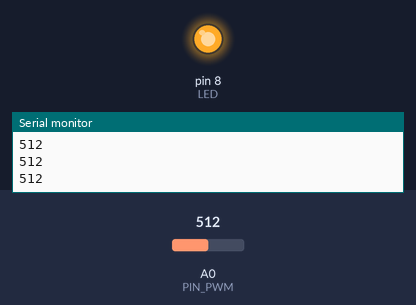
Simulated run of this sketch. Board: Arduino Uno, built with avr-gcc and run on an emulated ATmega328P. Parts: output pins drawn as LEDs (lit = HIGH), the last lines printed to the serial monitor. The test bench sets the inputs (shaded band); at power-on: A0 (PIN_PWM) = 512.

Above: at 1.2 s.
1.3 s: A0 (PIN_PWM) set to 434
2.8 s: A0 (PIN_PWM) set to 415
At 3.1 s:
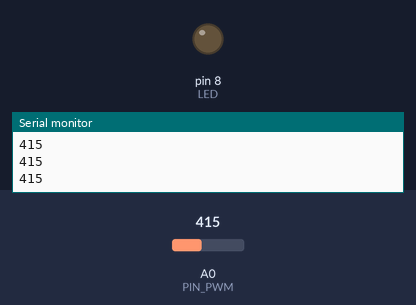
4.3 s: A0 (PIN_PWM) set to 511
At 5.0 s:
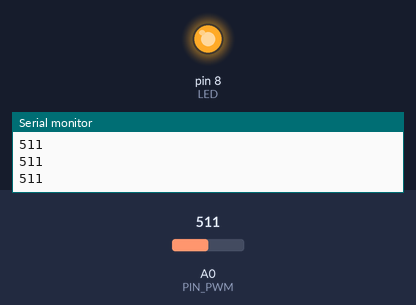
5.8 s: A0 (PIN_PWM) set to 306
At 6.8 s:
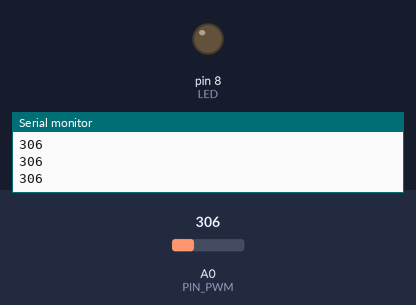
Timing chart, 0 to 8.3 s (numbered marks = the images above; inputs shaded):
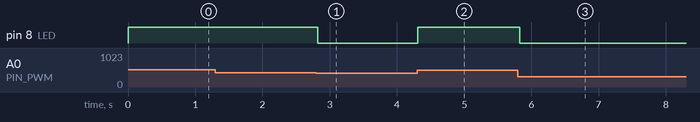

The sketch:

LDR_PWM.ino
```cpp
#define PIN_PWM A0
#define LED 8

int potValue = 0;

void setup() {
  Serial.begin(9600);
  pinMode(LED, OUTPUT);
  digitalWrite(LED, LOW);
}

void loop() {
  int value = analogRead(PIN_PWM);
  Serial.println(value);
  potValue = map(value, 800, 50, 255, 0);
  analogWrite(LED, potValue);
  delay(30);
}
```

Measured:
- the behaviour switches between 424 and 423 on A0 (PIN_PWM) (found by bisection; images 0 and 1)
- after the input at 2.8 s, pin 8 (LED): HIGH → LOW at once
- after the input at 4.3 s, pin 8 (LED): LOW → HIGH at once
- after the input at 5.8 s, pin 8 (LED): HIGH → LOW at once
